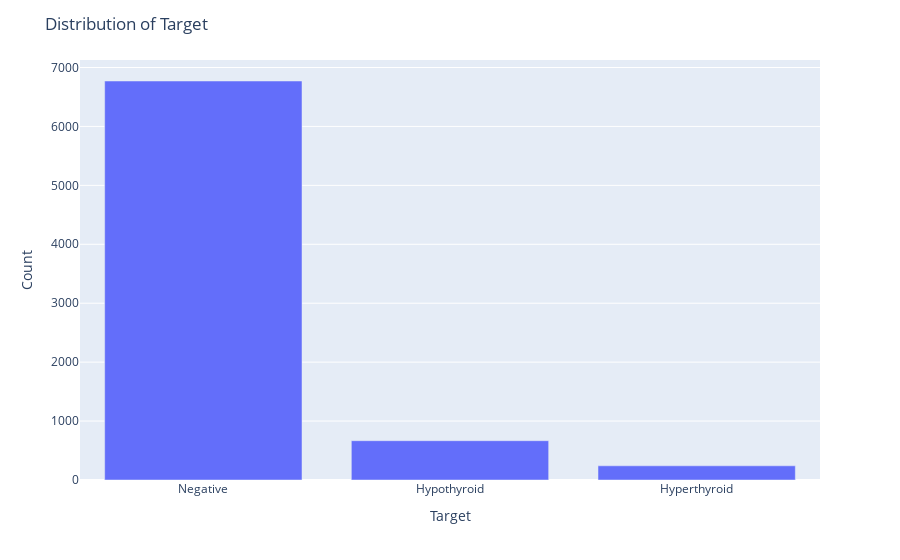

The cell this chart's notebook holds for it:
### Code cell
target_counts = df['target'].value_counts()
fig = px.bar(x=target_counts.index, y=target_counts.values)
fig.update_layout(xaxis_title='Target', yaxis_title='Count', title='Distribution of Target')
fig.show()

### Figure 1 — Plotly figure (JSON) as saved in the notebook; plotly's stock layout.template omitted (floating-point values rounded to 4 significant figures)
{"data": [{"alignmentgroup": "True", "hovertemplate": "x=%{x}<br>y=%{y}<extra></extra>", "legendgroup": "", "marker": {"color": "#636efa", "pattern": {"shape": ""}}, "name": "", "offsetgroup": "", "orientation": "v", "showlegend": false, "textposition": "auto", "type": "bar", "x": ["Negative", "Hypothyroid", "Hyperthyroid"], "xaxis": "x", "y": [6771, 667, 241], "yaxis": "y"}], "layout": {"barmode": "relative", "legend": {"tracegroupgap": 0}, "margin": {"t": 60}, "title": {"text": "Distribution of Target"}, "xaxis": {"anchor": "y", "domain": [0, 1], "title": {"text": "Target"}}, "yaxis": {"anchor": "x", "domain": [0, 1], "title": {"text": "Count"}}}}
